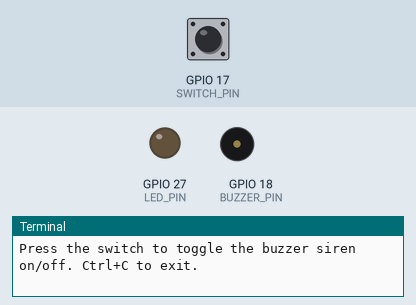
Simulated run of this program. Board: Raspberry Pi (BCM pin numbers). Parts: output pins drawn as LEDs (lit = HIGH), buzzer (waves = sounding), the last lines printed to the terminal. Dashed ring = blinking. The inputs (shaded band) are chosen by the test bench; at power-on: GPIO 17 (SWITCH_PIN) HIGH. The stepper is drawn at 200 steps a turn.

Above: at 1.2 s.
1.3 s: GPIO 17 (SWITCH_PIN) pulled LOW for 0.15 s
At 1.79 s:
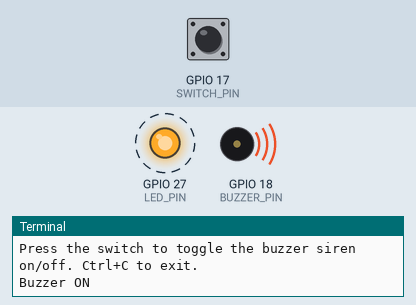
4.3 s: GPIO 17 (SWITCH_PIN) pulled LOW for 1 s
At 4.4 s:
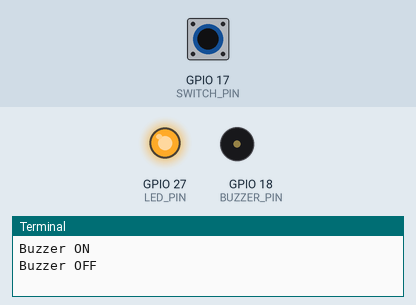
6.8 s: GPIO 17 (SWITCH_PIN) pulled LOW for 3.2 s
At 7.0 s:
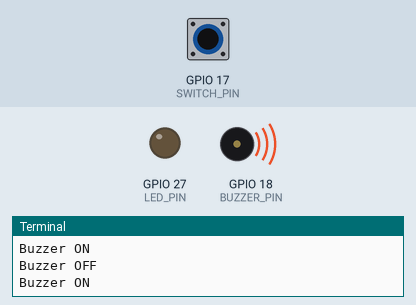
Timing chart, 0 to 17.5 s (numbered marks = the images above; inputs shaded):
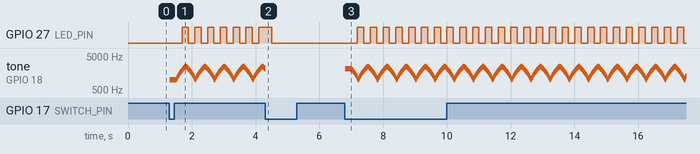

The program:

buzzer.py
```python
import RPi.GPIO as GPIO
import time

BUZZER_PIN = 18
SWITCH_PIN = 17
LED_PIN = 27  # GPIO27 for LED

GPIO.setmode(GPIO.BCM)
GPIO.setup(BUZZER_PIN, GPIO.OUT)
GPIO.setup(SWITCH_PIN, GPIO.IN, pull_up_down=GPIO.PUD_UP)
GPIO.setup(LED_PIN, GPIO.OUT)

buzzer_on = False
last_switch_state = GPIO.input(SWITCH_PIN)

# Siren parameters
freq = 1000
direction = 1  # 1 = up, -1 = down
min_freq = 1000
max_freq = 2500
step = 50

# LED blinking parameters
led_state = False
led_blink_counter = 0
led_blink_interval = 20  # Blink every 20 iterations (roughly 200ms)

pwm = GPIO.PWM(BUZZER_PIN, freq)
pwm_started = False

print("Press the switch to toggle the buzzer siren on/off. Ctrl+C to exit.")

try:
    while True:
        current_switch_state = GPIO.input(SWITCH_PIN)
        if last_switch_state == 1 and current_switch_state == 0:
            buzzer_on = not buzzer_on
            if buzzer_on:
                pwm.start(50)  # Start PWM at 50% duty
                pwm_started = True
                print("Buzzer ON")
            else:
                pwm.stop()
                pwm_started = False
                print("Buzzer OFF")
            time.sleep(0.2)  # Debounce delay
        last_switch_state = current_switch_state

        # Non-blocking siren and LED logic
        if buzzer_on and pwm_started:
            pwm.ChangeFrequency(freq)
            freq += direction * step
            if freq >= max_freq or freq <= min_freq:
                direction *= -1  # Change sweep direction

            # Blink LED while buzzer is active
            led_blink_counter += 1
            if led_blink_counter >= led_blink_interval:
                led_state = not led_state
                GPIO.output(LED_PIN, led_state)
                led_blink_counter = 0

            time.sleep(0.01)
        else:
            # Turn off LED when buzzer is off
            GPIO.output(LED_PIN, False)
            led_state = False
            led_blink_counter = 0
            time.sleep(0.01)

except KeyboardInterrupt:
    print("Exiting...")

finally:
    if pwm_started:
        pwm.stop()
    GPIO.cleanup()
```

Measured:
- after the input at 1.3 s, GPIO 27 (LED_PIN): alternates HIGH for 0.20 s and LOW for 0.20 s, starting after 0.39 s; tone on GPIO 18 (BUZZER_PIN): plays 1000 Hz for 0.21 s, 1050 Hz for 0.01 s, 1100 Hz for 0.01 s, 1150 Hz for 0.01 s, 1200 Hz for 0.01 s, 1250 Hz for 0.01 s … (279 notes in this stretch), starting at once
- after the input at 6.8 s, GPIO 27 (LED_PIN): alternates HIGH for 0.20 s and LOW for 0.20 s, starting after 0.40 s; tone on GPIO 18 (BUZZER_PIN): plays 2100 Hz for 0.20 s, 2050 Hz for 0.01 s, 2000 Hz for 0.01 s, 1950 Hz for 0.01 s, 1900 Hz for 0.01 s, 1850 Hz for 0.01 s … (1048 notes in this stretch), starting at once
